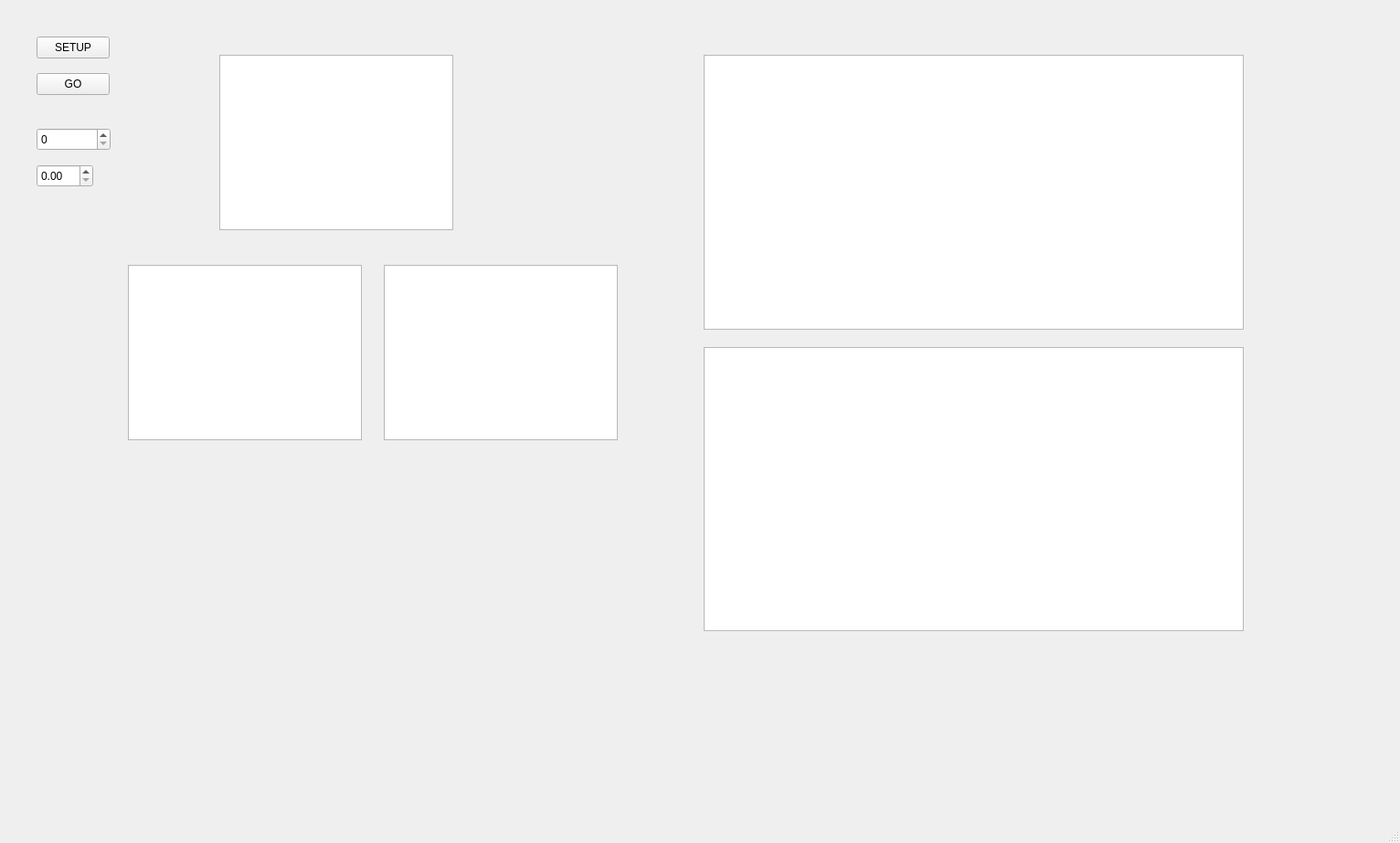
<?xml version="1.0" encoding="UTF-8"?>
<ui version="4.0">
 <class>MainWindow</class>
 <widget class="QMainWindow" name="MainWindow">
  <property name="geometry">
   <rect>
    <x>0</x>
    <y>0</y>
    <width>1532</width>
    <height>923</height>
   </rect>
  </property>
  <property name="windowTitle">
   <string>MainWindow</string>
  </property>
  <widget class="QWidget" name="centralwidget">
   <widget class="QPushButton" name="setup_button">
    <property name="geometry">
     <rect>
      <x>40</x>
      <y>40</y>
      <width>80</width>
      <height>24</height>
     </rect>
    </property>
    <property name="text">
     <string>SETUP</string>
    </property>
   </widget>
   <widget class="QPushButton" name="go_button">
    <property name="geometry">
     <rect>
      <x>40</x>
      <y>80</y>
      <width>80</width>
      <height>24</height>
     </rect>
    </property>
    <property name="text">
     <string>GO</string>
    </property>
   </widget>
   <widget class="QSpinBox" name="N_trees_spinBox">
    <property name="geometry">
     <rect>
      <x>40</x>
      <y>140</y>
      <width>81</width>
      <height>25</height>
     </rect>
    </property>
    <property name="maximum">
     <number>500</number>
    </property>
   </widget>
   <widget class="QChartView" name="main_map">
    <property name="geometry">
     <rect>
      <x>240</x>
      <y>60</y>
      <width>256</width>
      <height>192</height>
     </rect>
    </property>
   </widget>
   <widget class="QDoubleSpinBox" name="species_ratio_spinBox">
    <property name="geometry">
     <rect>
      <x>40</x>
      <y>180</y>
      <width>62</width>
      <height>25</height>
     </rect>
    </property>
    <property name="maximum">
     <double>1.000000000000000</double>
    </property>
    <property name="singleStep">
     <double>0.050000000000000</double>
    </property>
   </widget>
   <widget class="QChartView" name="N_seeds_chart">
    <property name="geometry">
     <rect>
      <x>770</x>
      <y>380</y>
      <width>591</width>
      <height>311</height>
     </rect>
    </property>
   </widget>
   <widget class="QChartView" name="N_height_class_chart">
    <property name="geometry">
     <rect>
      <x>770</x>
      <y>60</y>
      <width>591</width>
      <height>301</height>
     </rect>
    </property>
   </widget>
   <widget class="QChartView" name="N_birch_pop_chart">
    <property name="geometry">
     <rect>
      <x>140</x>
      <y>290</y>
      <width>256</width>
      <height>192</height>
     </rect>
    </property>
   </widget>
   <widget class="QChartView" name="N_oak_pop_chart">
    <property name="geometry">
     <rect>
      <x>420</x>
      <y>290</y>
      <width>256</width>
      <height>192</height>
     </rect>
    </property>
   </widget>
  </widget>
  <widget class="QMenuBar" name="menubar">
   <property name="geometry">
    <rect>
     <x>0</x>
     <y>0</y>
     <width>1532</width>
     <height>21</height>
    </rect>
   </property>
  </widget>
  <widget class="QStatusBar" name="statusbar"/>
 </widget>
 <customwidgets>
  <customwidget>
   <class>QChartView</class>
   <extends>QGraphicsView</extends>
   <header location="global">QChartView</header>
  </customwidget>
 </customwidgets>
 <resources/>
 <connections/>
</ui>
